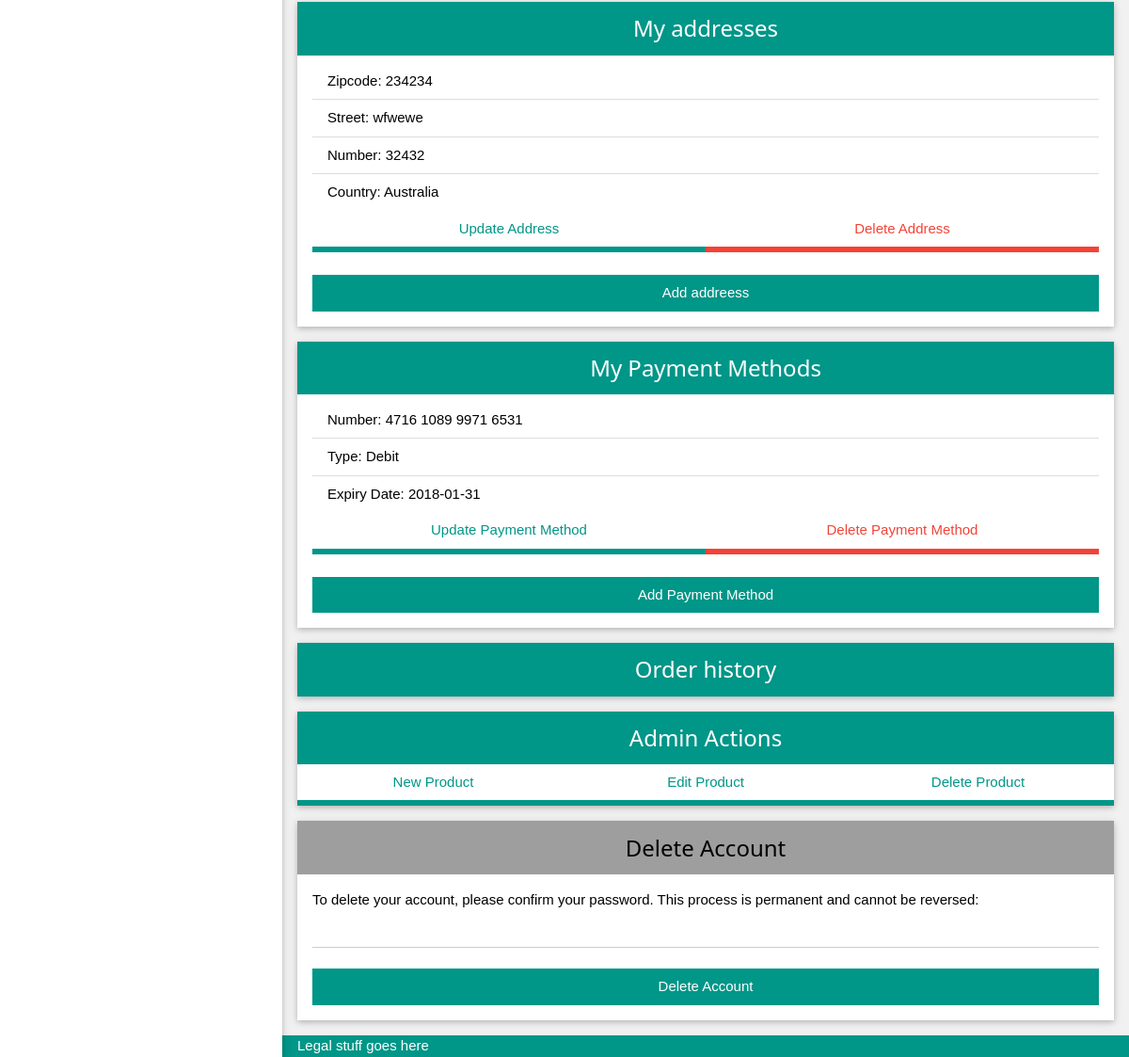
Page /account.php (signed in, lower part) on the earlier database version.
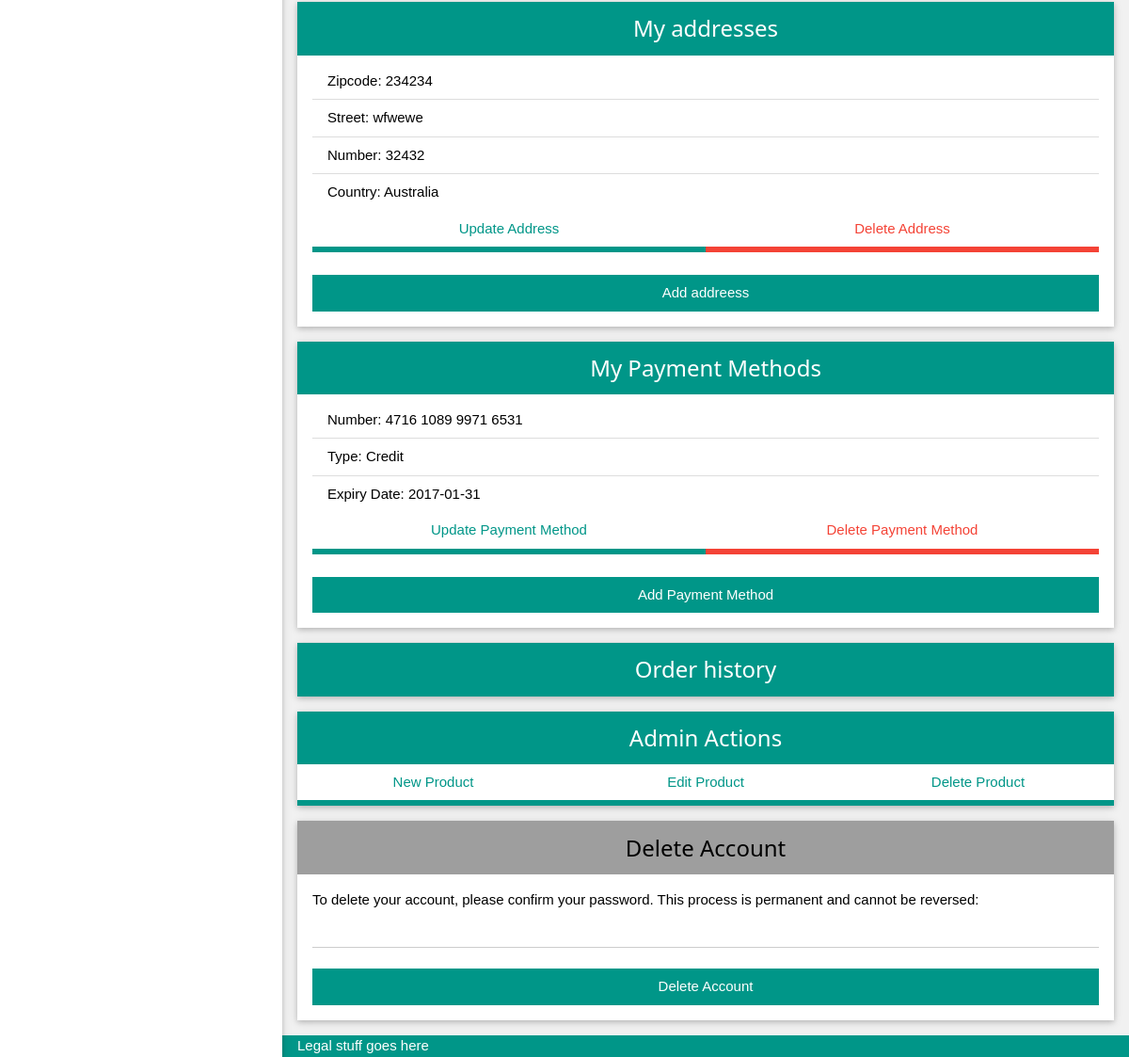
Same page on the later database version.
### tables this page shows
CREATE TABLE `address` (
  `address_id` int(11) NOT NULL,
  `zip_code` int(11) NOT NULL,
  `country` varchar(50) NOT NULL,
  `street` varchar(50) NOT NULL,
  `number` int(11) NOT NULL
);

CREATE TABLE `payment_method` (
  `number` varchar(256) NOT NULL,
  `expiry_date` date NOT NULL,
  `security_code` varchar(256) NOT NULL,
  `type` varchar(50) NOT NULL,
  `user_id` int(11) NOT NULL
);

### functions.php (called while the page is built, shortened)
<?php
function getCountryName($countryCode) {
    $res = (isset($iso_array[$countryCode])) ? $iso_array[$countryCode] : "";
    return $res;
}
function createConnection() {
    $con = mysqli_connect("localhost", "root", "");
    return $con;
}
function addressDetails() {
    $addesses = [];
    $link = createConnection();
    $sql = "SELECT * FROM user_address WHERE user_id='" . $_SESSION["user_id"] . "'";
    $result1 = mysqli_query($link, $sql);
    if (!$result1) {
        mysqli_close($link);
        die("ERROR: There is an error in SELECT USER ADDRESS query");
    } else {
        while ($row = mysqli_fetch_array($result1)) {
            $sql = "SELECT * FROM address WHERE address_id='" . $row["address_id"] . "'";
            $result2 = mysqli_query($link, $sql);
            if (!$result2) {
                mysqli_close($link);
                die("ERROR: There is an error in SELECT ADDRESS query");
            } else {
                while ($row = mysqli_fetch_array($result2)) {
                    $addesses[] = $row;
                }
            }
        }
    }
    return $addesses;
}
function paymentMethodDetails() {
    $paymentMethod = [];
    $link = createConnection();
    $sql = "SELECT * FROM payment_method WHERE user_id='" . $_SESSION["user_id"] . "'";
    $result1 = mysqli_query($link, $sql);
    if (!$result1) {
        mysqli_close($link);
        die("ERROR: There is an error in SELECT USER PAYMENT METHOD query");
    } else {
        while ($row = mysqli_fetch_array($result1)) {
            $paymentMethod[] = $row;
        }
    }
    return $paymentMethod;
}
?>

### account.php (the view, shortened to what this page needs)
<!DOCTYPE html>
<?php
include 'functions.php';
require_once 'functions.php';
function printAddressDetails() {
    $info = addressDetails();
    $result = "";
    $i = 0;
    foreach ($info as $address) {
        $result .= "<li><ul class='w3-ul'>";
        $result .= "<li class='details_li'>Zipcode: " . $address["zip_code"] . "</li>";
        $result .= "<li class='details_li'>Street: " . $address["street"] . "</li>";
        $result .= "<li class='details_li'>Number: " . $address["number"] . "</li>";
        $result .= "<li class='details_li'>Country: " . getCountryName($address["country"]) . "</li>";
        $result .= "</ul><form method='post' action='addresses.php'><input type='hidden' name='address_number' value='" . $i . "' />" .
                "<input class='w3-hover-teal w3-hover-text-white w3-button w3-block w3-white w3-border-teal w3-bottombar w3-text-teal w3-cell' style='width:50%' type='submit' value='Update Address' name='update_address'/>" .
                "<input class='w3-hover-red w3-hover-text-white w3-button w3-block w3-white w3-border-red w3-text-red w3-bottombar w3-cell' style='width:50%' type='submit' value='Delete Address' name='delete_address'/></form>";
        $result .= "</li>";
        $i++;
    }
    return $result;
}
function printPaymentMethodDetails() {
    $info = paymentMethodDetails();
    $result = "";
    $i = 0;
    foreach ($info as $paymentMethod) {
        $result .= "<li><ul class='w3-ul'>";
        $result .= "<li class='details_li'>Number: " . $paymentMethod["number"] . "</li>";
        $result .= "<li class='details_li'>Type: " . $paymentMethod["type"] . "</li>";
        $result .= "<li class='details_li'>Expiry Date: " . $paymentMethod["expiry_date"] . "</li>";
        $result .= "</ul><form method='post' action='paymentMethods.php'><input type='hidden' name='paymentMethod_number' value='" . $i . "' />" .
                "<input class='w3-hover-teal w3-hover-text-white w3-button w3-block w3-white w3-border-teal w3-bottombar w3-text-teal w3-cell' style='width:50%' type='submit' value='Update Payment Method' name='update_paymentMethod'/>" .
                "<input class='w3-hover-red w3-hover-text-white w3-button w3-block w3-white w3-border-red w3-text-red w3-bottombar w3-cell' style='width:50%' type='submit' value='Delete Payment Method' name='delete_paymentMethod'/><br /></form>";
        $result .= "</li>";
        $i++;
    }
    return $result;
}
?>
<html>
    <head>
        <link rel="stylesheet" href="stylesheets/stylesheet.css" />
    </head>
    <body class="w3-light-grey">
        <?php
        if (!isset($_POST['submit']) || !empty($error)) {
            ?>
            <nav class="w3-sidebar w3-bar-block w3-collapse w3-card w3-animate-left w3-quarter w3-cent" id="account_nav">
            </nav>
            <article class="w3-container w3-threequarter w3-right w3-mobile" id="accountInfoArticle">
                <section class="w3-card w3-white w3-section" id="addresses_section">
                    <div class="w3-teal w3-text-white w3-container w3-center">
                        <h3>My addresses</h3>
                    </div>
                    <ol class="w3-ul">
                        <?php
                        echo printAddressDetails();
                        ?>
                    </ol>
                    <form class="w3-container w3-padding-16 w3-white" method="post" action="addresses.php" >
                        <input class="w3-block w3-button w3-teal" type="submit" name="add_address" value="Add addreess" class="details_button" id="add_address_button" />
                    </form>
                </section>
                <section class="w3-card w3-white w3-section" id="payment_methods_section">
                    <div class="w3-teal w3-text-white w3-container w3-center">
                        <h3>My Payment Methods</h3>
                    </div>
                    <ol class="w3-ul">
                        <?php
                        echo printPaymentMethodDetails();
                        ?>
                    </ol>
                    <form class="w3-container w3-padding-16 w3-white" method="POST" action="paymentMethods.php" >
                        <input class="w3-block w3-button w3-teal" type="submit" name="add_paymentMethod" value="Add Payment Method" class="details_button" id="add_paymethod_button" />
                    </form>
                </section>
                <section class="w3-card w3-white w3-section" id="order_history_section">
                    <div class="w3-teal w3-text-white w3-container w3-center">
                        <h3>Order history</h3>
                    </div>
                </section>
                <?php
                if ($_SESSION["type"] == "admin") {
                    ?>
                    <section class="w3-card w3-white w3-section" id="admin_actions_section">
                        <div class="w3-teal w3-text-white w3-container w3-center">
                            <h3>Admin Actions</h3>
                        </div>
                        <div class="w3-bar">
                            <form action="manageProduct.php" method="post">
                                <input class='w3-hover-teal w3-hover-text-white w3-button w3-bar-item w3-white w3-border-teal w3-bottombar w3-text-teal' style='width:33.3%' name="newProduct" type="submit" value="New Product"/>
                            </form>
                            <form action="manageProduct.php" method="post">
                                <input class='w3-hover-teal w3-hover-text-white w3-button w3-bar-item w3-white w3-border-teal w3-bottombar w3-text-teal' style='width:33.4%' name="editProduct" type="submit" value="Edit Product"/>
                            </form>
                            <form action="manageProduct.php" method="post">
                                <input class='w3-hover-teal w3-hover-text-white w3-button w3-bar-item w3-white w3-border-teal w3-bottombar w3-text-teal' style='width:33.3%' name="deleteProduct" type="submit" value="Delete Product"/>
                            </form>
                        </div>
                    </section>
                    <?php
                }
                ?>
                <section class="w3-card w3-white w3-section" id="delete_account_section">
                    <div class="w3-grey w3-text-black w3-container w3-center">
                        <h3>Delete Account</h3>
                    </div>
                    <form id="delete_account_form" class="w3-container w3-padding-16" method="post" action="account.php">
                        <label class="account_instructions" id="delete_account_instructions">To delete your account, please confirm your password. This process is permanent and cannot be reversed: </label>
                        <input class="w3-input w3-hover-grey" type="password" name="delete_account_password" required="required"/><br />
                        <input class="w3-block w3-button w3-teal" type="submit" name="delete_account_submit" value="Delete Account" />
                    </form>
                </section>
            </article>
            <?php
        }
        ?>
        <?php include("footer.php"); ?>
    </body>
</html>

### footer.php
<footer class="w3-container w3-teal w3-threequarter w3-right" style="clear: both;" >Legal stuff goes here</footer>

### stylesheets/stylesheet.css (style rules this page uses)
html { box-sizing:border-box }
*,*:before,*:after { box-sizing:inherit }
html { -ms-text-size-adjust:100%;-webkit-text-size-adjust:100% }
body { margin:0 }
article,aside,details,figcaption,figure,footer,header,main,menu,nav,section,summary { display:block }
button,input,select,textarea { font:inherit;margin:0 }
button,input { overflow:visible }
button,html [type=button],[type=reset],[type=submit] { -webkit-appearance:button }
html,body { font-family:Verdana,sans-serif;font-size:15px;line-height:1.5 }
html { overflow-x:hidden }
h3 { font-size:24px }
h1,h2,h3,h4,h5,h6 { font-family:"Segoe UI",Arial,sans-serif;font-weight:400;margin:10px 0 }
.w3-btn,.w3-button { border:none;display:inline-block;outline:0;padding:8px 16px;vertical-align:middle;overflow:hidden;text-decoration:none;color:inherit;background-color:inherit;text-align:center;cursor:pointer;white-space:nowrap }
.w3-btn,.w3-button { -webkit-touch-callout:none;-webkit-user-select:none;-khtml-user-select:none;-moz-user-select:none;-ms-user-select:none;user-select:none }
.w3-ul { list-style-type:none;padding:0;margin:0 }
.w3-ul li { padding:8px 16px;border-bottom:1px solid #ddd }
.w3-ul li:last-child { border-bottom:none }
.w3-input { padding:8px;display:block;border:none;border-bottom:1px solid #ccc;width:100% }
.w3-sidebar { height:100%;width:200px;background-color:#fff;position:fixed!important;z-index:1;overflow:auto }
.w3-bar { width:100%;overflow:hidden }
.w3-bar .w3-bar-item { padding:8px 16px;float:left;width:auto;border:none;outline:none;display:block }
.w3-bar .w3-button { white-space:normal }
.w3-block { display:block;width:100% }
.w3-container:after,.w3-container:before,.w3-panel:after,.w3-panel:before,.w3-row:after,.w3-row:before,.w3-row-padding:after,.w3-row-padding:before, .w3-cell-row:before,.w3-cell-row:after,.w3-clear:after,.w3-clear:before,.w3-bar:before,.w3-bar:after { content:"";display:table;clear:both }
.w3-col,.w3-half,.w3-third,.w3-twothird,.w3-threequarter,.w3-quarter { float:left;width:100% }
@media (min-width:601px) { .w3-col.m3,.w3-quarter { width:24.99999% } }
@media (min-width:601px) { .w3-col.m9,.w3-threequarter { width:74.99999% } }
.w3-cell { display:table-cell }
@media (min-width:801px) { .w3-sidebar.w3-collapse { display:block!important } }
.w3-container,.w3-panel { padding:0.01em 16px }
.w3-card,.w3-card-2 { box-shadow:0 2px 5px 0 rgba(0,0,0,0.16),0 2px 10px 0 rgba(0,0,0,0.12) }
.w3-animate-left { position:relative;animation:animateleft 0.4s }
.w3-center { text-align:center!important }
.w3-bottombar { border-bottom:6px solid #ccc!important }
.w3-section,.w3-code { margin-top:16px!important;margin-bottom:16px!important }
.w3-padding-16 { padding-top:16px!important;padding-bottom:16px!important }
.w3-right { float:right!important }
.w3-teal,.w3-hover-teal:hover { color:#fff!important;background-color:#009688!important }
.w3-white,.w3-hover-white:hover { color:#000!important;background-color:#fff!important }
.w3-grey,.w3-hover-grey:hover,.w3-gray,.w3-hover-gray:hover { color:#000!important;background-color:#9e9e9e!important }
.w3-light-grey,.w3-hover-light-grey:hover,.w3-light-gray,.w3-hover-light-gray:hover { color:#000!important;background-color:#f1f1f1!important }
.w3-text-red,.w3-hover-text-red:hover { color:#f44336!important }
.w3-text-teal,.w3-hover-text-teal:hover { color:#009688!important }
.w3-text-white,.w3-hover-text-white:hover { color:#fff!important }
.w3-text-black,.w3-hover-text-black:hover { color:#000!important }
.w3-border-red,.w3-hover-border-red:hover { border-color:#f44336!important }
.w3-border-teal,.w3-hover-border-teal:hover { border-color:#009688!important }

Differences in the rows shown:
changed payment_method "4716 1089 9971 6531": type "Debit" → "Credit"; expiry_date "2018-01-31" → "2017-01-31"
